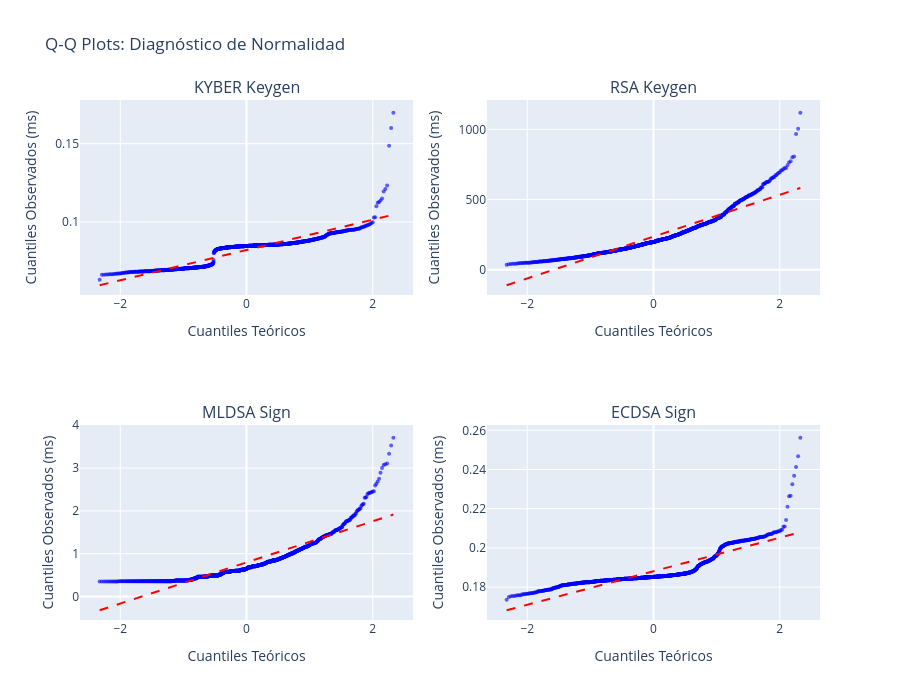

Notebook code cell kept with this figure:
### Code cell
# ============ VISUALIZACIÓN 4: Q-Q PLOTS MÚLTIPLES ============

import plotly.subplots as sp
import plotly.graph_objects as go
import scipy.stats as stats

# Seleccionar 4 casos representativos (MINÚSCULAS)
casos_ejemplo = [
    ('kyber', 'keygen'),   # Ejemplo más normal
    ('rsa', 'keygen'),     # Ejemplo menos normal
    ('mldsa', 'sign'),     # Variabilidad alta
    ('ecdsa', 'sign')      # Variabilidad baja
]

fig = sp.make_subplots(
    rows=2, cols=2,
    subplot_titles=[f"{alg.upper()} {op.capitalize()}" for alg, op in casos_ejemplo]
)

for idx, (alg, op) in enumerate(casos_ejemplo, 1):
    df_op = categories[alg][op]  # ← Ahora funciona
    data_sorted = np.sort(df_op['time_ms'])
    theoretical_quantiles = stats.norm.ppf(np.linspace(0.01, 0.99, len(data_sorted)))

    row = (idx - 1) // 2 + 1
    col = (idx - 1) % 2 + 1

    # Scatter de Q-Q
    fig.add_trace(
        go.Scatter(
            x=theoretical_quantiles,
            y=data_sorted,
            mode='markers',
            marker=dict(size=4, color='blue', opacity=0.6),
            name=f'{alg.upper()} {op}'
        ),
        row=row, col=col
    )

    # Línea de referencia (distribución perfecta)
    fig.add_trace(
        go.Scatter(
            x=theoretical_quantiles,
            y=theoretical_quantiles * data_sorted.std() + data_sorted.mean(),
            mode='lines',
            line=dict(color='red', dash='dash'),
            name='Normal teórica',
            showlegend=False
        ),
        row=row, col=col
    )

fig.update_layout(
    title_text='Q-Q Plots: Diagnóstico de Normalidad',
    height=700,
    showlegend=False
)

fig.update_xaxes(title_text='Cuantiles Teóricos')
fig.update_yaxes(title_text='Cuantiles Observados (ms)')

fig.show()

### Figure 1 — Plotly figure (JSON) as saved in the notebook; plotly's stock layout.template omitted (floating-point values rounded to 4 significant figures; data arrays with more than 128 entries replaced by an {"elided": "..."} marker saying what was removed)
{"data": [{"marker": {"color": "blue", "opacity": 0.6, "size": 4}, "mode": "markers", "name": "KYBER keygen", "type": "scatter", "x": {"elided": "1000 float values"}, "xaxis": "x", "y": {"elided": "1000 float values"}, "yaxis": "y"}, {"line": {"color": "red", "dash": "dash"}, "mode": "lines", "name": "Normal teórica", "showlegend": false, "type": "scatter", "x": {"elided": "1000 float values"}, "xaxis": "x", "y": {"elided": "1000 float values"}, "yaxis": "y"}, {"marker": {"color": "blue", "opacity": 0.6, "size": 4}, "mode": "markers", "name": "RSA keygen", "type": "scatter", "x": {"elided": "1000 float values"}, "xaxis": "x2", "y": {"elided": "1000 float values"}, "yaxis": "y2"}, {"line": {"color": "red", "dash": "dash"}, "mode": "lines", "name": "Normal teórica", "showlegend": false, "type": "scatter", "x": {"elided": "1000 float values"}, "xaxis": "x2", "y": {"elided": "1000 float values"}, "yaxis": "y2"}, {"marker": {"color": "blue", "opacity": 0.6, "size": 4}, "mode": "markers", "name": "MLDSA sign", "type": "scatter", "x": {"elided": "1000 float values"}, "xaxis": "x3", "y": {"elided": "1000 float values"}, "yaxis": "y3"}, {"line": {"color": "red", "dash": "dash"}, "mode": "lines", "name": "Normal teórica", "showlegend": false, "type": "scatter", "x": {"elided": "1000 float values"}, "xaxis": "x3", "y": {"elided": "1000 float values"}, "yaxis": "y3"}, {"marker": {"color": "blue", "opacity": 0.6, "size": 4}, "mode": "markers", "name": "ECDSA sign", "type": "scatter", "x": {"elided": "1000 float values"}, "xaxis": "x4", "y": {"elided": "1000 float values"}, "yaxis": "y4"}, {"line": {"color": "red", "dash": "dash"}, "mode": "lines", "name": "Normal teórica", "showlegend": false, "type": "scatter", "x": {"elided": "1000 float values"}, "xaxis": "x4", "y": {"elided": "1000 float values"}, "yaxis": "y4"}], "layout": {"annotations": [{"font": {"size": 16}, "showarrow": false, "text": "KYBER Keygen", "x": 0.225, "xanchor": "center", "xref": "paper", "y": 1, "yanchor": "bottom", "yref": "paper"}, {"font": {"size": 16}, "showarrow": false, "text": "RSA Keygen", "x": 0.775, "xanchor": "center", "xref": "paper", "y": 1, "yanchor": "bottom", "yref": "paper"}, {"font": {"size": 16}, "showarrow": false, "text": "MLDSA Sign", "x": 0.225, "xanchor": "center", "xref": "paper", "y": 0.375, "yanchor": "bottom", "yref": "paper"}, {"font": {"size": 16}, "showarrow": false, "text": "ECDSA Sign", "x": 0.775, "xanchor": "center", "xref": "paper", "y": 0.375, "yanchor": "bottom", "yref": "paper"}], "height": 700, "showlegend": false, "title": {"text": "Q-Q Plots: Diagnóstico de Normalidad"}, "xaxis": {"anchor": "y", "domain": [0, 0.45], "title": {"text": "Cuantiles Teóricos"}}, "xaxis2": {"anchor": "y2", "domain": [0.55, 1], "title": {"text": "Cuantiles Teóricos"}}, "xaxis3": {"anchor": "y3", "domain": [0, 0.45], "title": {"text": "Cuantiles Teóricos"}}, "xaxis4": {"anchor": "y4", "domain": [0.55, 1], "title": {"text": "Cuantiles Teóricos"}}, "yaxis": {"anchor": "x", "domain": [0.625, 1], "title": {"text": "Cuantiles Observados (ms)"}}, "yaxis2": {"anchor": "x2", "domain": [0.625, 1], "title": {"text": "Cuantiles Observados (ms)"}}, "yaxis3": {"anchor": "x3", "domain": [0, 0.375], "title": {"text": "Cuantiles Observados (ms)"}}, "yaxis4": {"anchor": "x4", "domain": [0, 0.375], "title": {"text": "Cuantiles Observados (ms)"}}}}
